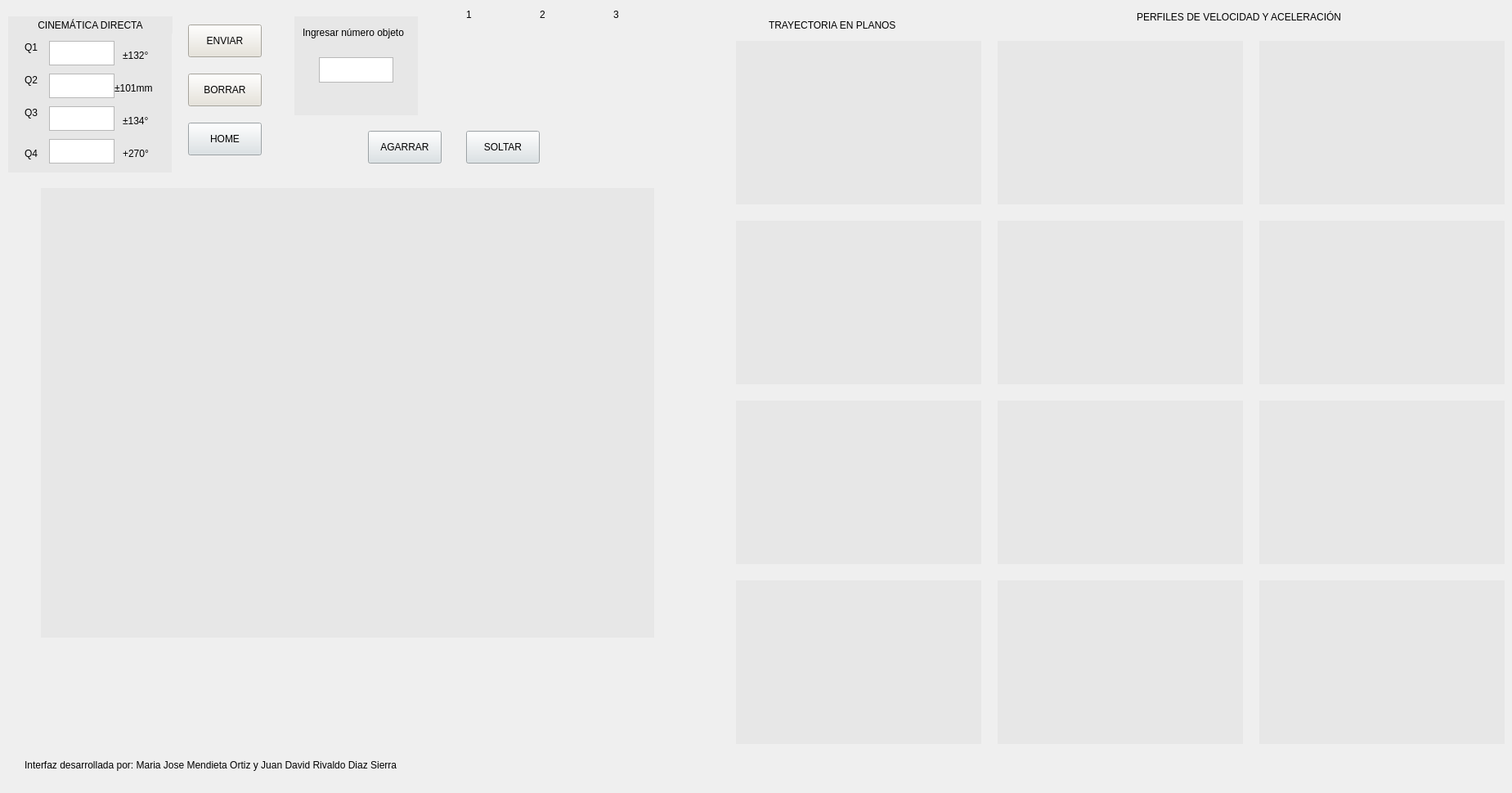
    <widget class="QWidget" name="Cinematica_directa">
     <attribute name="title">
      <string>Cinemática directa</string>
     </attribute>
     <widget class="QLabel" name="label_12">
      <property name="geometry">
       <rect>
        <x>10</x>
        <y>20</y>
        <width>201</width>
        <height>21</height>
       </rect>
      </property>
      <property name="styleSheet">
       <string notr="true">background-color: rgb(231, 231, 231);
font: 9pt &quot;Cambria Math&quot;;</string>
      </property>
      <property name="text">
       <string>CINEMÁTICA DIRECTA</string>
      </property>
      <property name="alignment">
       <set>Qt::AlignCenter</set>
      </property>
     </widget>
     <widget class="QFrame" name="verticalFrame_13">
      <property name="geometry">
       <rect>
        <x>1540</x>
        <y>490</y>
        <width>300</width>
        <height>200</height>
       </rect>
      </property>
      <property name="styleSheet">
       <string notr="true">background-color: rgb(231, 231, 231);</string>
      </property>
      <layout class="QVBoxLayout" name="verticalLayout_25">
       <item>
        <layout class="QVBoxLayout" name="aceleracionq3"/>
       </item>
      </layout>
     </widget>
     <widget class="QPushButton" name="botonborrar_2">
      <property name="geometry">
       <rect>
        <x>230</x>
        <y>90</y>
        <width>90</width>
        <height>40</height>
       </rect>
      </property>
      <property name="styleSheet">
       <string notr="true">background-color: rgb(231, 227, 216);
font: 9pt &quot;Cambria Math&quot;;</string>
      </property>
      <property name="text">
       <string>BORRAR</string>
      </property>
     </widget>
     <widget class="QFrame" name="verticalFrame_14">
      <property name="geometry">
       <rect>
        <x>1540</x>
        <y>270</y>
        <width>300</width>
        <height>200</height>
       </rect>
      </property>
      <property name="styleSheet">
       <string notr="true">background-color: rgb(231, 231, 231);</string>
      </property>
      <layout class="QVBoxLayout" name="verticalLayout_26">
       <item>
        <layout class="QVBoxLayout" name="aceleracionq2"/>
       </item>
      </layout>
     </widget>
     <widget class="QPushButton" name="botonsoltar_2">
      <property name="geometry">
       <rect>
        <x>570</x>
        <y>160</y>
        <width>90</width>
        <height>40</height>
       </rect>
      </property>
      <property name="styleSheet">
       <string notr="true">font: 9pt &quot;Cambria Math&quot;;
background-color: rgb(217, 225, 229);</string>
      </property>
      <property name="text">
       <string>SOLTAR</string>
      </property>
     </widget>
     <widget class="QTextEdit" name="objeto_2">
      <property name="geometry">
       <rect>
        <x>390</x>
        <y>70</y>
        <width>91</width>
        <height>31</height>
       </rect>
      </property>
     </widget>
     <widget class="QPushButton" name="botonhome_2">
      <property name="geometry">
       <rect>
        <x>230</x>
        <y>150</y>
        <width>90</width>
        <height>40</height>
       </rect>
      </property>
      <property name="styleSheet">
       <string notr="true">font: 9pt &quot;Cambria Math&quot;;
background-color: rgb(217, 225, 229);</string>
      </property>
      <property name="text">
       <string>HOME</string>
      </property>
     </widget>
     <widget class="QTextEdit" name="Coordenadaq3">
      <property name="geometry">
       <rect>
        <x>60</x>
        <y>130</y>
        <width>80</width>
        <height>30</height>
       </rect>
      </property>
     </widget>
     <widget class="QLabel" name="label_20">
      <property name="geometry">
       <rect>
        <x>260</x>
        <y>810</y>
        <width>350</width>
        <height>100</height>
       </rect>
      </property>
      <property name="styleSheet">
       <string notr="true"/>
      </property>
      <property name="text">
       <string/>
      </property>
      <property name="textFormat">
       <enum>Qt::AutoText</enum>
      </property>
      <property name="pixmap">
       <pixmap>../../../../../../../../Downloads/imacuna.907c49ac.png</pixmap>
      </property>
      <property name="scaledContents">
       <bool>true</bool>
      </property>
     </widget>
     <widget class="QFrame" name="verticalFrame_15">
      <property name="geometry">
       <rect>
        <x>10</x>
        <y>40</y>
        <width>200</width>
        <height>171</height>
       </rect>
      </property>
      <property name="styleSheet">
       <string notr="true">background-color: rgb(231, 231, 231);</string>
      </property>
      <property name="frameShape">
       <enum>QFrame::NoFrame</enum>
      </property>
      <layout class="QVBoxLayout" name="verticalLayout_27"/>
     </widget>
     <widget class="QFrame" name="verticalFrame_16">
      <property name="geometry">
       <rect>
        <x>360</x>
        <y>20</y>
        <width>151</width>
        <height>121</height>
       </rect>
      </property>
      <property name="styleSheet">
       <string notr="true">background-color: rgb(231, 231, 231);</string>
      </property>
      <property name="frameShape">
       <enum>QFrame::NoFrame</enum>
      </property>
      <layout class="QVBoxLayout" name="verticalLayout_28"/>
     </widget>
     <widget class="QLabel" name="label_13">
      <property name="geometry">
       <rect>
        <x>30</x>
        <y>50</y>
        <width>21</width>
        <height>16</height>
       </rect>
      </property>
      <property name="styleSheet">
       <string notr="true">background-color: rgb(231, 231, 231);
font: 9pt &quot;Cambria Math&quot;;</string>
      </property>
      <property name="text">
       <string>Q1</string>
      </property>
     </widget>
     <widget class="QFrame" name="verticalFrame_17">
      <property name="geometry">
       <rect>
        <x>900</x>
        <y>270</y>
        <width>300</width>
        <height>200</height>
       </rect>
      </property>
      <property name="styleSheet">
       <string notr="true">background-color: rgb(231, 231, 231);</string>
      </property>
      <layout class="QVBoxLayout" name="verticalLayout_29">
       <item>
        <layout class="QVBoxLayout" name="planoq2"/>
       </item>
      </layout>
     </widget>
     <widget class="QLabel" name="label_21">
      <property name="geometry">
       <rect>
        <x>750</x>
        <y>10</y>
        <width>49</width>
        <height>16</height>
       </rect>
      </property>
      <property name="styleSheet">
       <string notr="true">font: 12pt &quot;Cambria Math&quot;;</string>
      </property>
      <property name="text">
       <string>3</string>
      </property>
     </widget>
     <widget class="QLabel" name="label_22">
      <property name="geometry">
       <rect>
        <x>720</x>
        <y>40</y>
        <width>75</width>
        <height>100</height>
       </rect>
      </property>
      <property name="text">
       <string/>
      </property>
      <property name="pixmap">
       <pixmap>../../../../../../../../Pictures/Screenshots/pieza2.png</pixmap>
      </property>
      <property name="scaledContents">
       <bool>true</bool>
      </property>
     </widget>
     <widget class="QFrame" name="verticalFrame_18">
      <property name="geometry">
       <rect>
        <x>1220</x>
        <y>490</y>
        <width>300</width>
        <height>200</height>
       </rect>
      </property>
      <property name="styleSheet">
       <string notr="true">background-color: rgb(231, 231, 231);</string>
      </property>
      <layout class="QVBoxLayout" name="verticalLayout_30">
       <item>
        <layout class="QVBoxLayout" name="velocidadq3"/>
       </item>
      </layout>
     </widget>
     <widget class="QLabel" name="label_23">
      <property name="geometry">
       <rect>
        <x>370</x>
        <y>30</y>
        <width>131</width>
        <height>20</height>
       </rect>
      </property>
      <property name="styleSheet">
       <string notr="true">font: 9pt &quot;Cambria Math&quot;;
background-color: rgb(231, 231, 231);</string>
      </property>
      <property name="text">
       <string>Ingresar número objeto</string>
      </property>
     </widget>
     <widget class="QLabel" name="label_24">
      <property name="geometry">
       <rect>
        <x>30</x>
        <y>90</y>
        <width>21</width>
        <height>16</height>
       </rect>
      </property>
      <property name="styleSheet">
       <string notr="true">background-color: rgb(231, 231, 231);
font: 9pt &quot;Cambria Math&quot;;</string>
      </property>
      <property name="text">
       <string>Q2</string>
      </property>
     </widget>
     <widget class="QFrame" name="verticalFrame_19">
      <property name="geometry">
       <rect>
        <x>1220</x>
        <y>50</y>
        <width>300</width>
        <height>200</height>
       </rect>
      </property>
      <property name="styleSheet">
       <string notr="true">background-color: rgb(231, 231, 231);</string>
      </property>
      <layout class="QVBoxLayout" name="verticalLayout_31">
       <item>
        <layout class="QVBoxLayout" name="velocidadq1"/>
       </item>
      </layout>
     </widget>
     <widget class="QFrame" name="verticalFrame_20">
      <property name="geometry">
       <rect>
        <x>1540</x>
        <y>50</y>
        <width>300</width>
        <height>200</height>
       </rect>
      </property>
      <property name="styleSheet">
       <string notr="true">background-color: rgb(231, 231, 231);</string>
      </property>
      <layout class="QVBoxLayout" name="verticalLayout_32">
       <item>
        <layout class="QVBoxLayout" name="aceleracionq1"/>
       </item>
      </layout>
     </widget>
     <widget class="QLabel" name="label_25">
      <property name="geometry">
       <rect>
        <x>30</x>
        <y>910</y>
        <width>800</width>
        <height>51</height>
       </rect>
      </property>
      <property name="styleSheet">
       <string notr="true">font: italic 12pt &quot;Cambria&quot;;</string>
      </property>
      <property name="text">
       <string>Interfaz desarrollada por: Maria Jose Mendieta Ortiz y Juan David Rivaldo Diaz Sierra </string>
      </property>
     </widget>
     <widget class="QTextEdit" name="coordenadaq2">
      <property name="geometry">
       <rect>
        <x>60</x>
        <y>90</y>
        <width>80</width>
        <height>30</height>
       </rect>
      </property>
     </widget>
     <widget class="QLabel" name="label_26">
      <property name="geometry">
       <rect>
        <x>660</x>
        <y>10</y>
        <width>49</width>
        <height>16</height>
       </rect>
      </property>
      <property name="styleSheet">
       <string notr="true">font: 12pt &quot;Cambria Math&quot;;</string>
      </property>
      <property name="text">
       <string>2</string>
      </property>
     </widget>
     <widget class="QLabel" name="label_27">
      <property name="geometry">
       <rect>
        <x>1390</x>
        <y>10</y>
        <width>361</width>
        <height>21</height>
       </rect>
      </property>
      <property name="styleSheet">
       <string notr="true">font: 9pt &quot;Cambria Math&quot;;</string>
      </property>
      <property name="text">
       <string>PERFILES DE VELOCIDAD Y ACELERACIÓN</string>
      </property>
     </widget>
     <widget class="QFrame" name="verticalFrame_21">
      <property name="geometry">
       <rect>
        <x>50</x>
        <y>230</y>
        <width>750</width>
        <height>550</height>
       </rect>
      </property>
      <property name="styleSheet">
       <string notr="true">background-color: rgb(231, 231, 231);</string>
      </property>
      <layout class="QVBoxLayout" name="verticalLayout_33">
       <item>
        <layout class="QVBoxLayout" name="graficamovimientodirecta"/>
       </item>
      </layout>
     </widget>
     <widget class="QLabel" name="label_28">
      <property name="geometry">
       <rect>
        <x>630</x>
        <y>40</y>
        <width>75</width>
        <height>100</height>
       </rect>
      </property>
      <property name="text">
       <string/>
      </property>
      <property name="pixmap">
       <pixmap>../../../../../../../../Pictures/Screenshots/pieza1.png</pixmap>
      </property>
      <property name="scaledContents">
       <bool>true</bool>
      </property>
     </widget>
     <widget class="QPushButton" name="botonenviar_2">
      <property name="geometry">
       <rect>
        <x>230</x>
        <y>30</y>
        <width>90</width>
        <height>40</height>
       </rect>
      </property>
      <property name="styleSheet">
       <string notr="true">font: 9pt &quot;Cambria Math&quot;;
background-color: rgb(231, 227, 216);</string>
      </property>
      <property name="text">
       <string>ENVIAR</string>
      </property>
     </widget>
     <widget class="QLabel" name="label_29">
      <property name="geometry">
       <rect>
        <x>540</x>
        <y>40</y>
        <width>75</width>
        <height>100</height>
       </rect>
      </property>
      <property name="text">
       <string/>
      </property>
      <property name="pixmap">
       <pixmap>../../../../../../../../Pictures/Screenshots/pieza3.png</pixmap>
      </property>
      <property name="scaledContents">
       <bool>true</bool>
      </property>
     </widget>
     <widget class="QLabel" name="label_30">
      <property name="geometry">
       <rect>
        <x>80</x>
        <y>800</y>
        <width>150</width>
        <height>120</height>
       </rect>
      </property>
      <property name="text">
       <string/>
      </property>
      <property name="pixmap">
       <pixmap>../../../../../../../../Downloads/unibague.png</pixmap>
      </property>
      <property name="scaledContents">
       <bool>true</bool>
      </property>
     </widget>
     <widget class="QFrame" name="verticalFrame_22">
      <property name="geometry">
       <rect>
        <x>900</x>
        <y>50</y>
        <width>300</width>
        <height>200</height>
       </rect>
      </property>
      <property name="styleSheet">
       <string notr="true">background-color: rgb(231, 231, 231);</string>
      </property>
      <layout class="QVBoxLayout" name="verticalLayout_34">
       <item>
        <layout class="QVBoxLayout" name="planoq1"/>
       </item>
      </layout>
     </widget>
     <widget class="QFrame" name="verticalFrame_23">
      <property name="geometry">
       <rect>
        <x>900</x>
        <y>490</y>
        <width>300</width>
        <height>200</height>
       </rect>
      </property>
      <property name="styleSheet">
       <string notr="true">background-color: rgb(231, 231, 231);</string>
      </property>
      <layout class="QVBoxLayout" name="verticalLayout_35">
       <item>
        <layout class="QVBoxLayout" name="planoq3"/>
       </item>
      </layout>
     </widget>
     <widget class="QLabel" name="label_31">
      <property name="geometry">
       <rect>
        <x>570</x>
        <y>10</y>
        <width>49</width>
        <height>16</height>
       </rect>
      </property>
      <property name="styleSheet">
       <string notr="true">font: 12pt &quot;Cambria Math&quot;;</string>
      </property>
      <property name="text">
       <string>1</string>
      </property>
     </widget>
     <widget class="QLabel" name="label_32">
      <property name="geometry">
       <rect>
        <x>30</x>
        <y>130</y>
        <width>21</width>
        <height>16</height>
       </rect>
      </property>
      <property name="styleSheet">
       <string notr="true">background-color: rgb(231, 231, 231);
font: 9pt &quot;Cambria Math&quot;;</string>
      </property>
      <property name="text">
       <string>Q3</string>
      </property>
     </widget>
     <widget class="QLabel" name="label_33">
      <property name="geometry">
       <rect>
        <x>940</x>
        <y>20</y>
        <width>251</width>
        <height>21</height>
       </rect>
      </property>
      <property name="styleSheet">
       <string notr="true">font: 9pt &quot;Cambria Math&quot;;</string>
      </property>
      <property name="text">
       <string>TRAYECTORIA EN PLANOS</string>
      </property>
     </widget>
     <widget class="QFrame" name="verticalFrame_24">
      <property name="geometry">
       <rect>
        <x>1220</x>
        <y>270</y>
        <width>300</width>
        <height>200</height>
       </rect>
      </property>
      <property name="styleSheet">
       <string notr="true">background-color: rgb(231, 231, 231);</string>
      </property>
      <layout class="QVBoxLayout" name="verticalLayout_36">
       <item>
        <layout class="QVBoxLayout" name="velocidadq2"/>
       </item>
      </layout>
     </widget>
     <widget class="QPushButton" name="botonagarrar_2">
      <property name="geometry">
       <rect>
        <x>450</x>
        <y>160</y>
        <width>90</width>
        <height>40</height>
       </rect>
      </property>
      <property name="styleSheet">
       <string notr="true">font: 9pt &quot;Cambria Math&quot;;
background-color: rgb(217, 225, 229);</string>
      </property>
      <property name="text">
       <string>AGARRAR</string>
      </property>
     </widget>
     <widget class="QTextEdit" name="coordenadaq1">
      <property name="geometry">
       <rect>
        <x>60</x>
        <y>50</y>
        <width>80</width>
        <height>30</height>
       </rect>
      </property>
     </widget>
     <widget class="QTextEdit" name="coordenadaq4">
      <property name="geometry">
       <rect>
        <x>60</x>
        <y>170</y>
        <width>80</width>
        <height>30</height>
       </rect>
      </property>
     </widget>
     <widget class="QLabel" name="label_34">
      <property name="geometry">
       <rect>
        <x>30</x>
        <y>180</y>
        <width>49</width>
        <height>16</height>
       </rect>
      </property>
      <property name="styleSheet">
       <string notr="true">background-color: rgb(231, 231, 231);
font: 9pt &quot;Cambria Math&quot;;</string>
      </property>
      <property name="text">
       <string>Q4</string>
      </property>
     </widget>
     <widget class="QFrame" name="verticalFrame_25">
      <property name="geometry">
       <rect>
        <x>900</x>
        <y>710</y>
        <width>300</width>
        <height>200</height>
       </rect>
      </property>
      <property name="styleSheet">
       <string notr="true">background-color: rgb(231, 231, 231);</string>
      </property>
      <layout class="QVBoxLayout" name="verticalLayout_37">
       <item>
        <layout class="QVBoxLayout" name="planoq4"/>
       </item>
      </layout>
     </widget>
     <widget class="QFrame" name="verticalFrame_26">
      <property name="geometry">
       <rect>
        <x>1220</x>
        <y>710</y>
        <width>300</width>
        <height>200</height>
       </rect>
      </property>
      <property name="styleSheet">
       <string notr="true">background-color: rgb(231, 231, 231);</string>
      </property>
      <layout class="QVBoxLayout" name="verticalLayout_38">
       <item>
        <layout class="QVBoxLayout" name="velocidadq4"/>
       </item>
      </layout>
     </widget>
     <widget class="QFrame" name="verticalFrame_27">
      <property name="geometry">
       <rect>
        <x>1540</x>
        <y>710</y>
        <width>300</width>
        <height>200</height>
       </rect>
      </property>
      <property name="styleSheet">
       <string notr="true">background-color: rgb(231, 231, 231);</string>
      </property>
      <layout class="QVBoxLayout" name="verticalLayout_39">
       <item>
        <layout class="QVBoxLayout" name="aceleracionq4"/>
       </item>
      </layout>
     </widget>
     <widget class="QLabel" name="label_35">
      <property name="geometry">
       <rect>
        <x>150</x>
        <y>180</y>
        <width>49</width>
        <height>16</height>
       </rect>
      </property>
      <property name="styleSheet">
       <string notr="true">background-color: rgb(231, 231, 231);
font: 9pt &quot;Cambria Math&quot;;</string>
      </property>
      <property name="text">
       <string>+270°</string>
      </property>
     </widget>
     <widget class="QLabel" name="label_36">
      <property name="geometry">
       <rect>
        <x>150</x>
        <y>140</y>
        <width>49</width>
        <height>16</height>
       </rect>
      </property>
      <property name="styleSheet">
       <string notr="true">background-color: rgb(231, 231, 231);
font: 9pt &quot;Cambria Math&quot;;</string>
      </property>
      <property name="text">
       <string>±134°</string>
      </property>
     </widget>
     <widget class="QLabel" name="label_37">
      <property name="geometry">
       <rect>
        <x>140</x>
        <y>100</y>
        <width>49</width>
        <height>16</height>
       </rect>
      </property>
      <property name="styleSheet">
       <string notr="true">background-color: rgb(231, 231, 231);
font: 9pt &quot;Cambria Math&quot;;</string>
      </property>
      <property name="text">
       <string>±101mm</string>
      </property>
     </widget>
     <widget class="QLabel" name="label_74">
      <property name="geometry">
       <rect>
        <x>150</x>
        <y>60</y>
        <width>49</width>
        <height>16</height>
       </rect>
      </property>
      <property name="styleSheet">
       <string notr="true">background-color: rgb(231, 231, 231);
font: 9pt &quot;Cambria Math&quot;;</string>
      </property>
      <property name="text">
       <string>±132°</string>
      </property>
     </widget>
     <zorder>verticalFrame_16</zorder>
     <zorder>verticalFrame_15</zorder>
     <zorder>label_12</zorder>
     <zorder>verticalFrame_13</zorder>
     <zorder>botonborrar_2</zorder>
     <zorder>verticalFrame_14</zorder>
     <zorder>botonsoltar_2</zorder>
     <zorder>objeto_2</zorder>
     <zorder>botonhome_2</zorder>
     <zorder>Coordenadaq3</zorder>
     <zorder>label_20</zorder>
     <zorder>label_13</zorder>
     <zorder>verticalFrame_17</zorder>
     <zorder>label_21</zorder>
     <zorder>label_22</zorder>
     <zorder>verticalFrame_18</zorder>
     <zorder>label_23</zorder>
     <zorder>label_24</zorder>
     <zorder>verticalFrame_19</zorder>
     <zorder>verticalFrame_20</zorder>
     <zorder>label_25</zorder>
     <zorder>coordenadaq2</zorder>
     <zorder>label_26</zorder>
     <zorder>label_27</zorder>
     <zorder>verticalFrame_21</zorder>
     <zorder>label_28</zorder>
     <zorder>botonenviar_2</zorder>
     <zorder>label_30</zorder>
     <zorder>verticalFrame_22</zorder>
     <zorder>verticalFrame_23</zorder>
     <zorder>label_31</zorder>
     <zorder>label_32</zorder>
     <zorder>label_33</zorder>
     <zorder>verticalFrame_24</zorder>
     <zorder>botonagarrar_2</zorder>
     <zorder>coordenadaq1</zorder>
     <zorder>label_29</zorder>
     <zorder>label_34</zorder>
     <zorder>coordenadaq4</zorder>
     <zorder>verticalFrame_25</zorder>
     <zorder>verticalFrame_26</zorder>
     <zorder>verticalFrame_27</zorder>
     <zorder>label_35</zorder>
     <zorder>label_36</zorder>
     <zorder>label_37</zorder>
     <zorder>label_74</zorder>
    </widget>
